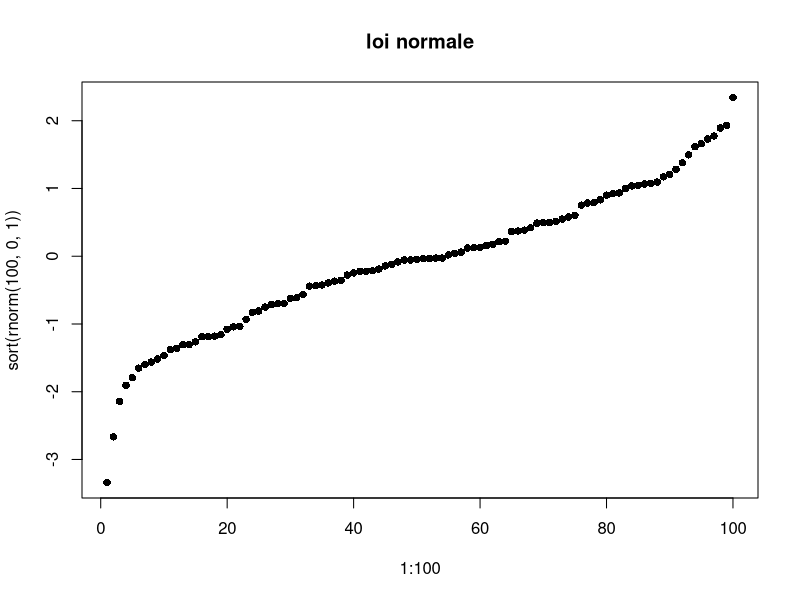

R code for this plot:
## ---- chunk 1
knitr::opts_chunk$set(echo = TRUE)
## ---- chunk 2
library(palmerpenguins)
## ---- chunk 3
plot(x = 1:100, y = sort(rnorm(100, 0, 1)), pch = 16, main = "loi normale")
